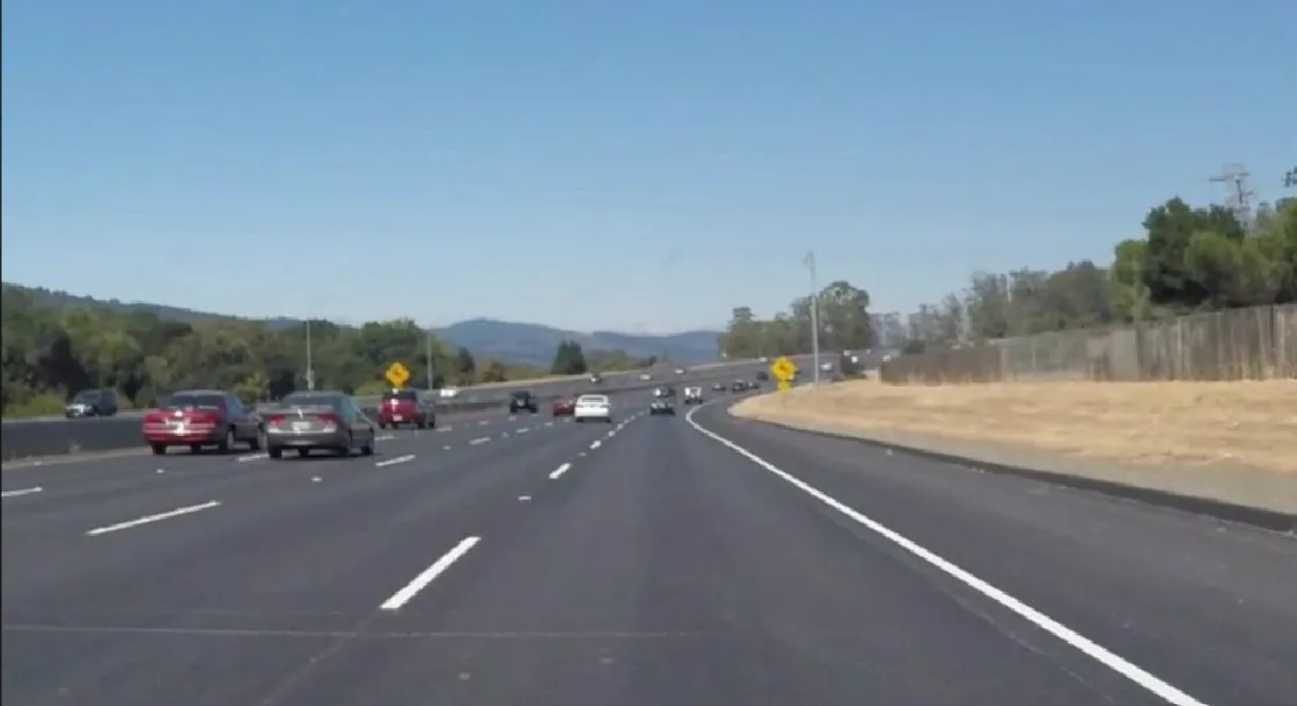
#> input picture Pertemuan10/Gambar1.png, 1297 x 706 px, found by its file name
$ jupyter execute Praktikum_10_Razan.ipynb
#> lines starting #> are read from the running program, lines starting #| are printed output that depends on the picture; after the words box and inside, x2 and y2 are one past the last pixel; in counts of white or black regions, pixels touching at a corner belong together
# PRAKTIKUM 10: Lane Detection pada Autonomous Vehicle
**Mata Kuliah:** Pengolahan Citra Digital
**Target:** CPMK 041 (Menganalisis persoalan computing kompleks)
**Studi Kasus:** Mendeteksi marka jalan pada kondisi berbayang (Shadow) dan hujan (Rain Noise).

## Tujuan Praktikum
1. Mampu menerapkan transformasi ruang warna (RGB ke HSL) untuk mengatasi iluminasi tidak merata (bayangan).
2. Mampu menerapkan Gaussian Blur dan Canny Edge Detection untuk mengabaikan noise hujan.
3. Mampu mengekstrak garis marka menggunakan Hough Transform.
4. Mengevaluasi performa algoritma menggunakan metrik IoU (*Intersection over Union*).

[cell 1]
import cv2
import numpy as np
import matplotlib.pyplot as plt

# FUNGSI BANTU UNTUK MENAMPILKAN GAMBAR
def imshow_cmp(title1, img1, title2, img2, cmap1=None, cmap2=None):
    plt.figure(figsize=(12, 5))
    plt.subplot(1, 2, 1)
    plt.title(title1)
    plt.imshow(img1, cmap=cmap1)
    plt.axis('off')

    plt.subplot(1, 2, 2)
    plt.title(title2)
    plt.imshow(img2, cmap=cmap2)
    plt.axis('off')
    plt.show()

# FUNGSI SINTESIS GAMBAR JALAN (Agar kode bisa langsung di-run tanpa file eksternal)
def generate_road_image():
    # Buat aspal (Abu-abu gelap)
    img = np.ones((500, 800, 3), dtype=np.uint8) * 100

    # Gambar marka kiri (Putih) dan kanan (Kuning)
    cv2.line(img, (200, 500), (350, 300), (255, 255, 255), 10)
    cv2.line(img, (600, 500), (450, 300), (0, 200, 255), 10)

    # Tambahkan efek BAYANGAN (Shadow) gelap melintang di tengah jalan
    overlay = img.copy()
    cv2.fillPoly(overlay, [np.array([[0, 350], [800, 350], [800, 450], [0, 400]])], (30, 30, 30))
    img = cv2.addWeighted(overlay, 0.6, img, 0.4, 0)

    # Tambahkan efek HUJAN (Salt noise acak)
    noise = np.random.randint(0, 255, (500, 800, 3), dtype=np.uint8)
    mask_noise = np.random.rand(500, 800) < 0.02 # 2% piksel kena hujan
    img[mask_noise] = noise[mask_noise]

    return img

# Load gambar sintesis
image_asli = generate_road_image()
plt.title("Citra Asli (Kondisi Hujan & Berbayang)")
plt.imshow(cv2.cvtColor(image_asli, cv2.COLOR_BGR2RGB))
plt.axis('off')
plt.show()

## LANGKAH 1: Penanganan Bayangan dengan Ruang Warna HSL
Bayangan mengubah intensitas piksel secara drastis di ruang warna RGB. Oleh karena itu, kita mengubah citra ke ruang **HSL (Hue, Saturation, Lightness)**.
Kita akan memisahkan saluran L (Lightness) dan hanya menyeleksi warna putih dan kuning berdasarkan kombinasi Hue dan Saturation.

[cell 2]
def filter_colors_hsl(image):
    # Konversi BGR ke HLS (di OpenCV formatnya HLS, bukan HSL)
    hls = cv2.cvtColor(image, cv2.COLOR_BGR2HLS)

    # Masking untuk warna Putih
    # Nilai L (Lightness) tinggi, H dan S bebas
    lower_white = np.array([0, 150, 0])
    upper_white = np.array([180, 255, 255])
    mask_white = cv2.inRange(hls, lower_white, upper_white)
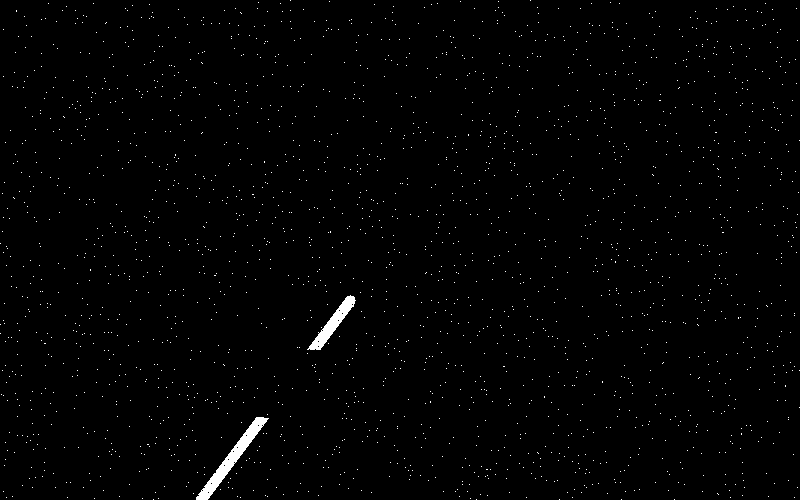
#> mask_white: shape (500, 800); 1% white; 2184 white regions (2182 under 20 px), largest, box (x1, y1, x2, y2) and area: (196, 417, 269, 500) 1099, (307, 295, 356, 350) 701

    # Masking untuk warna Kuning
    # H berada di kisaran kuning (sekitar 15-35)
    lower_yellow = np.array([15, 30, 115])
    upper_yellow = np.array([35, 204, 255])
    mask_yellow = cv2.inRange(hls, lower_yellow, upper_yellow)

    # Gabungkan kedua mask
    combined_mask = cv2.bitwise_or(mask_white, mask_yellow)

    # Aplikasikan mask ke gambar asli
    masked_image = cv2.bitwise_and(image, image, mask=combined_mask)
    return combined_mask, masked_image

mask_hsl, img_filtered = filter_colors_hsl(image_asli)
imshow_cmp("Masking HSL", mask_hsl, "Hasil Filter Warna", cv2.cvtColor(img_filtered, cv2.COLOR_BGR2RGB), cmap1='gray')

## LANGKAH 2: Reduksi Noise Hujan dan Deteksi Tepi
Rintik hujan akan terdeteksi sebagai garis/tepi jika kita langsung menggunakan Canny. Untuk mengatasinya:
1. Aplikasikan **Gaussian Blur** dengan kernel cukup besar untuk menyamarkan titik hujan.
2. Aplikasikan **Canny Edge Detection**.
3. Aplikasikan **Region of Interest (ROI)** berbentuk trapesium untuk membuang tepi yang berasal dari luar area jalan.

[cell 3]
def get_edges_and_roi(mask_image):
    # 1. Gaussian Blur (Menghaluskan rintik hujan)
    blurred = cv2.GaussianBlur(mask_image, (9, 9), 0)

    # 2. Canny Edge Detection
    edges = cv2.Canny(blurred, 50, 150)

    # 3. Region of Interest (ROI) - Bentuk Trapesium di area jalan
    height, width = edges.shape
    roi_vertices = np.array([[(50, height), (width-50, height), (width//2 + 50, height//2 + 50), (width//2 - 50, height//2 + 50)]], dtype=np.int32)

    mask_roi = np.zeros_like(edges)
    cv2.fillPoly(mask_roi, roi_vertices, 255)
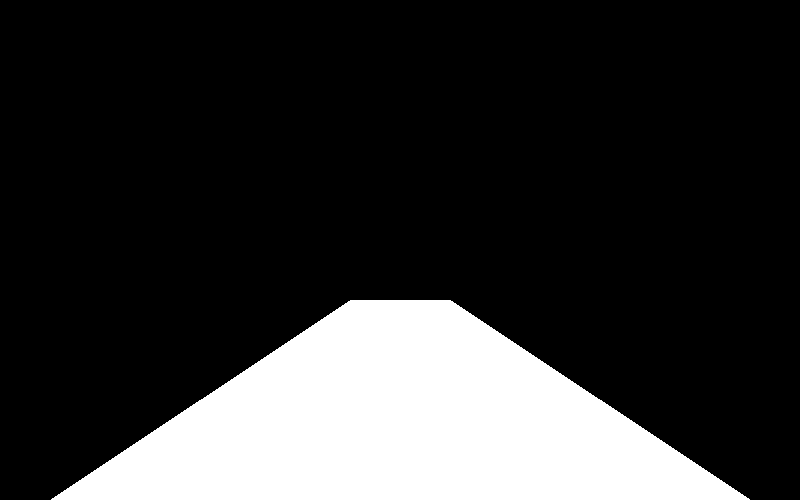
#> mask_roi: shape (500, 800); 20% white; 1 white region, box (x1, y1, x2, y2) and area: (51, 300, 750, 500) 80100

    # Aplikasikan ROI ke hasil edge detection
    cropped_edges = cv2.bitwise_and(edges, mask_roi)
    return cropped_edges, mask_roi

edges_roi, mask_area = get_edges_and_roi(mask_hsl)
imshow_cmp("Area ROI", mask_area, "Canny Edges di dalam ROI", edges_roi, cmap1='gray', cmap2='gray')

## LANGKAH 3: Ekstraksi Garis dengan Hough Transform
Titik-titik putih hasil Canny Edge akan dihubungkan menjadi persamaan garis menggunakan algoritma **HoughLinesP** (Probabilistic Hough Transform).

[cell 4]
def draw_lane_lines(image, edges):
    # Buat kanvas kosong untuk menggambar garis
    line_image = np.zeros_like(image)

    # Probabilistic Hough Transform
    # rho=1, theta=pi/180, threshold=30, minLineLength=40, maxLineGap=150
    lines = cv2.HoughLinesP(edges, 1, np.pi/180, threshold=30, minLineLength=40, maxLineGap=150)
#> lines = [[462, 308, 604, 496], [446, 304, 592, 497], [209, 497, 353, 306], [198, 493, 336, 309], [464, 309, 583, 467], [196, 497, 338, 308], [215, 488, 354, 303], [480, 332, 604, 497]]

    # Gambar garis hasil deteksi dengan warna Merah (0, 0, 255) di format BGR
    if lines is not None:
        for line in lines:
            x1, y1, x2, y2 = line[0]
            cv2.line(line_image, (x1, y1), (x2, y2), (0, 0, 255), 5)
#> this loop made 8 passes

    # Overlay garis ke gambar asli
    final_image = cv2.addWeighted(image, 0.8, line_image, 1, 0)
    return final_image, line_image

hasil_akhir, canvas_garis = draw_lane_lines(image_asli, edges_roi)
imshow_cmp("Garis Hasil Hough", cv2.cvtColor(canvas_garis, cv2.COLOR_BGR2RGB), "Final Overlay", cv2.cvtColor(hasil_akhir, cv2.COLOR_BGR2RGB))

## LANGKAH 4: Evaluasi Kinerja (IoU Score)
Untuk mengukur seberapa presisi deteksi kita, kita menggunakan metrik **Intersection over Union (IoU)**.
Rumus IoU:
$$IoU = \frac{\text{Area of Overlap}}{\text{Area of Union}}$$

Kita akan membandingkan hasil prediksi (garis yang kita gambar) dengan *Ground Truth* (label ketebalan marka jalan sebenarnya yang sudah kita ketahui letaknya di gambar sintesis).

[cell 5]
def calculate_iou(pred_mask, true_mask):
    # Ubah menjadi boolean (0 dan 1)
    pred_bool = pred_mask > 0
    true_bool = true_mask > 0

    # Hitung Intersection (Irisan) dan Union (Gabungan)
    intersection = np.logical_and(pred_bool, true_bool).sum()
#> intersection = 3852
    union = np.logical_or(pred_bool, true_bool).sum()
#> union = 9092

    if union == 0:
        return 0.0
    return intersection / union

# Membuat Ground Truth buatan (sesuai posisi asli kita membuat gambar di awal)
ground_truth = np.zeros((500, 800), dtype=np.uint8)
cv2.line(ground_truth, (200, 500), (350, 300), 255, 10)
cv2.line(ground_truth, (600, 500), (450, 300), 255, 10)

# Prediksi kita (Ubah canvas garis merah tadi menjadi grayscale 1 channel)
prediksi_kita = cv2.cvtColor(canvas_garis, cv2.COLOR_BGR2GRAY)

# Hitung IoU
iou_score = calculate_iou(prediksi_kita, ground_truth)
#> iou_score = 0.424

plt.figure(figsize=(6, 4))
plt.title(f"Evaluasi IoU\nScore: {iou_score:.4f} ({iou_score*100:.2f}%)")
# Tampilkan overlap (GT hijau, Prediksi merah)
overlap_visual = np.zeros((500, 800, 3), dtype=np.uint8)
overlap_visual[ground_truth > 0] = [0, 255, 0] # Ground truth hijau
overlap_visual[prediksi_kita > 0] = [255, 0, 0] # Prediksi merah (Timpa jika ada yg beda)
overlap_visual[np.logical_and(ground_truth > 0, prediksi_kita > 0)] = [255, 255, 255] # Overlap tepat jadi putih

plt.imshow(overlap_visual)
plt.axis('off')
plt.show()

print(f"Berdasarkan hasil kalkulasi matematis, IoU Score algoritma ini adalah: {iou_score:.4f}")
#| Berdasarkan hasil kalkulasi matematis, IoU Score algoritma ini adalah: 0.4237
print("Catatan: IoU di atas 0.5 untuk deteksi marka garis tunggal sudah dianggap sangat baik karena ketatnya batas ketebalan.")

### PRAKTIKUM MANDIRI
1. Terapkan proses **yang dianggap perlu** terhadap ketiga gambar asli dibawah ini
2. Terapkan algoritme deteksi garis
3. Buat *ground truth* (garis marka jalan) secara manual pada gambar asli sebagai dasar perbandingan untuk pengukuran kinerja.
4. Tampilkan perbandingan antara gambar asli, gambar hasil deteksi jalan, gambar dengan *ground truth*.
5. Hitung dan tampilkan skor IoU pada masing-masing hasil deteksi marka jalan.

<h1>Praktikum 1 </h1>

### 1. Load Gambar

[cell 6]
import os
file_path = 'gambar1.png'

if not os.path.exists(file_path):
    print(f"Error: File {file_path} tidak ditemukan di folder!")
else:
    img = cv2.imread(file_path)
#> img is the input picture: shape (706, 1297, 3); mean B, G, R 147, 134.5, 118.8

# Load gambar
plt.title("Citra Asli")
plt.imshow(cv2.cvtColor(img, cv2.COLOR_BGR2RGB))
plt.axis('off')
plt.show()

### 2. Penanganan Bayangan

[cell 7]
def filter_colors_hsl(img):
    # Konversi BGR ke HLS (di OpenCV formatnya HLS, bukan HSL)
    hls = cv2.cvtColor(img, cv2.COLOR_BGR2HLS)

    # Masking untuk warna Putih
    # Nilai L (Lightness) tinggi, H dan S bebas
    lower_white = np.array([0, 200, 0])
    upper_white = np.array([180, 255, 255])
    mask_white = cv2.inRange(hls, lower_white, upper_white)

    # Masking untuk warna Kuning
    # H berada di kisaran kuning (sekitar 15-35)
    lower_yellow = np.array([15, 100, 100])
    upper_yellow = np.array([35, 255, 255])
    mask_yellow = cv2.inRange(hls, lower_yellow, upper_yellow)

    # Gabungkan kedua mask
    combined_mask = cv2.bitwise_or(mask_white, mask_yellow)

    # ROI
    height, width = img.shape[:2]
    roi_mask = np.zeros_like(combined_mask)
    # Hanya ambil area setengah bawah gambar (jalan raya saja)
    polygon = np.array([[(0, height), (width, height), (width, height//2), (0, height//2)]], np.int32)
    cv2.fillPoly(roi_mask, polygon, 255)

    combined_mask = cv2.bitwise_and(combined_mask, roi_mask)

    kernel = np.ones((5,5), np.uint8)
    combined_mask = cv2.morphologyEx(combined_mask, cv2.MORPH_OPEN, kernel)

    # Aplikasikan mask ke gambar asli
    masked_image = cv2.bitwise_and(img, img, mask=combined_mask)
#> masked_image: shape (706, 1297, 3)
    return combined_mask, masked_image

mask_hsl, img_filtered = filter_colors_hsl(img)
imshow_cmp("Masking HSL", mask_hsl, "Hasil Filter Warna", cv2.cvtColor(img_filtered, cv2.COLOR_BGR2RGB), cmap1='gray')

### 3. Reduksi Noise

[cell 8]
def get_edges_and_roi(mask_image):
    # 1. Gaussian Blur (Menghaluskan rintik hujan)
    blurred = cv2.GaussianBlur(mask_image, (5, 5), 0)
#> blurred: shape (706, 1297)

    # 2. Canny Edge Detection
    edges = cv2.Canny(blurred, 50, 150)

    # 3. Region of Interest (ROI) - Bentuk Trapesium di area jalan
    height, width = edges.shape
    roi_vertices = np.array([[
        (int(width * 0.1), height),
        (int(width * 0.9), height),
        (int(width * 0.55), int(height * 0.6)),
        (int(width * 0.45), int(height * 0.6)),
    ]], dtype=np.int32)

    mask_roi = np.zeros_like(edges)
    cv2.fillPoly(mask_roi, roi_vertices, 255)

    # Aplikasikan ROI ke hasil edge detection
    cropped_edges = cv2.bitwise_and(edges, mask_roi)
    return cropped_edges, mask_roi

edges_roi, mask_area = get_edges_and_roi(mask_hsl)
imshow_cmp("Area ROI", mask_area, "Canny Edges Terfilter", edges_roi, cmap1='gray', cmap2='gray')

### 4. Marking garis

[cell 9]
def draw_lane_lines(img, edges):
    # Buat kanvas kosong
    line_image = np.zeros_like(img)

    # Gunakan 'edges' yang diterima dari argumen (yaitu edges_roi)
    lines = cv2.HoughLinesP(edges, 1, np.pi/180, threshold=20, minLineLength=20, maxLineGap=200)
#> lines = [[398, 606, 473, 543], [385, 603, 468, 538], [845, 511, 1001, 602], [388, 600, 467, 538], [396, 607, 473, 542]]

    if lines is not None:
        for line in lines:
            x1, y1, x2, y2 = line[0]
            cv2.line(line_image, (x1, y1), (x2, y2), (0, 0, 255), 5)
#> this loop made 5 passes
#> line_image: shape (706, 1297, 3)

    final_image = cv2.addWeighted(img, 0.8, line_image, 1, 0)
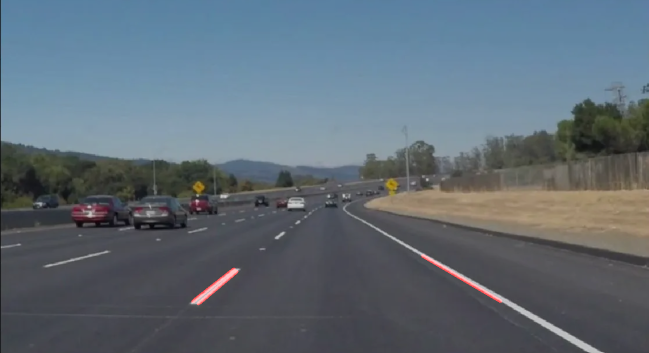
#> final_image: shape (706, 1297, 3) (shown at 1/2 size); mean B, G, R 117.6, 107.6, 95.4
    return final_image, line_image

hasil_akhir, canvas_garis = draw_lane_lines(img, edges_roi)
imshow_cmp("Garis Hasil Hough", cv2.cvtColor(canvas_garis, cv2.COLOR_BGR2RGB), "Final Overlay", cv2.cvtColor(hasil_akhir, cv2.COLOR_BGR2RGB))
#> in imshow_cmp (call 6), `plt.show()`:
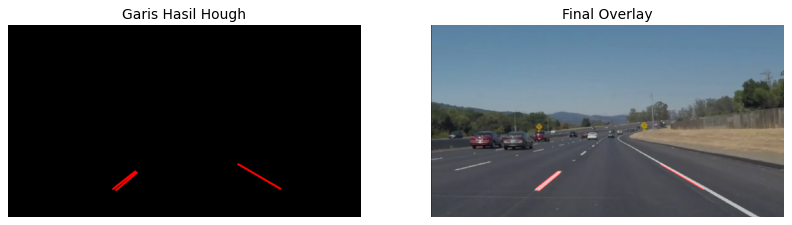
#> figure drawn by matplotlib, 2 panels

### 5. IOU Score

[cell 10]
def calculate_iou(pred_mask, true_mask):
    # Ubah menjadi boolean (0 dan 1)
    pred_bool = pred_mask > 0
    true_bool = true_mask > 0

    # Hitung Intersection (Irisan) dan Union (Gabungan)
    intersection = np.logical_and(pred_bool, true_bool).sum()
    union = np.logical_or(pred_bool, true_bool).sum()

    if union == 0:
        return 0.0
    return intersection / union

# Prediksi kita (Ubah canvas garis merah tadi menjadi grayscale 1 channel)
prediksi_kita = cv2.cvtColor(canvas_garis, cv2.COLOR_BGR2GRAY)

# Sesuaikan Grown Truth dengan image asli
h, w = prediksi_kita.shape
ground_truth = np.zeros((h, w), dtype=np.uint8)
cv2.line(ground_truth, (int(w*0.30), int(h*0.85)), (int(w*0.37), int(h*0.76)), 255, 13)
cv2.line(ground_truth, (int(w*0.78), int(h*0.86)), (int(w*0.63), int(h*0.70)), 255, 10)

kernel = np.ones((3,3), np.uint8)
prediksi_dilated = cv2.dilate(prediksi_kita, kernel, iterations=1)
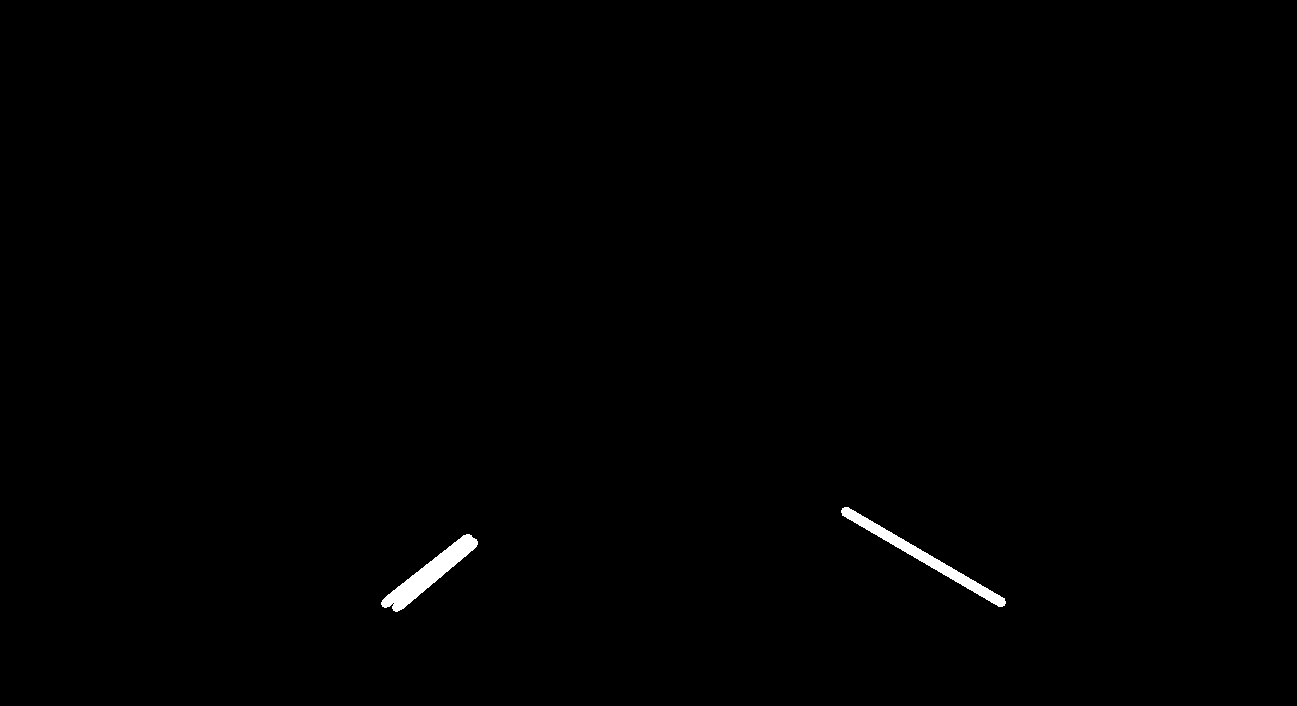
#> prediksi_dilated: shape (706, 1297); values 0 (black) and 76 (white), 0.43% white; 2 white regions, box (x1, y1, x2, y2) and area: (381, 534, 478, 612) 2079, (841, 507, 1006, 607) 1898

# Hitung IoU
iou_score = calculate_iou(prediksi_dilated, ground_truth)
#> in calculate_iou, `intersection = np.logical_and(pred_bool, true_bool).sum()`: intersection = 3485
#> in calculate_iou, `union = np.logical_or(pred_bool, true_bool).sum()`: union = 4935
#> iou_score = 0.706

# Visualisasi Overlap dengan ukuran dinamis
overlap_visual = np.zeros((h, w, 3), dtype=np.uint8)

plt.figure(figsize=(10, 6))
plt.title(f"Evaluasi IoU\nScore: {iou_score:.4f} ({iou_score*100:.2f}%)")
# Tampilkan overlap (GT hijau, Prediksi merah)
overlap_visual[ground_truth > 0] = [0, 255, 0] # Ground truth hijau
overlap_visual[prediksi_kita > 0] = [255, 0, 0] # Prediksi merah (Timpa jika ada yg beda)
overlap_visual[np.logical_and(ground_truth > 0, prediksi_kita > 0)] = [255, 255, 255] # Overlap tepat jadi putih

plt.imshow(overlap_visual)
plt.axis('off')
plt.show()

print(f"Berdasarkan hasil kalkulasi matematis, IoU Score algoritma ini adalah: {iou_score:.4f}")
#| Berdasarkan hasil kalkulasi matematis, IoU Score algoritma ini adalah: 0.7062
print("Catatan: IoU di atas 0.5 untuk deteksi marka garis tunggal sudah dianggap sangat baik karena ketatnya batas ketebalan.")
